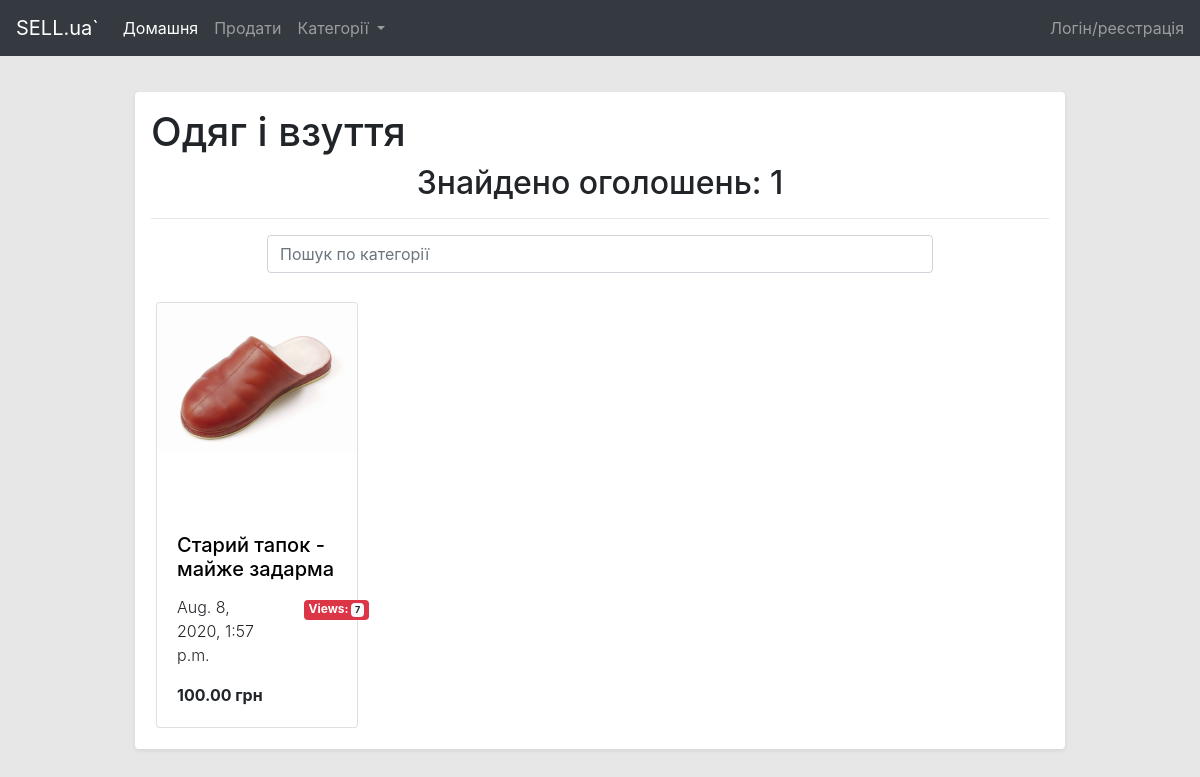
Screenshot of /category/clothes/ with the database file from the repository.
### website/models.py (models this page shows, shortened)
class Category(models.Model):
    name = models.CharField("Назва", max_length=50)
    parent = models.ForeignKey("self", on_delete=models.SET_NULL, null=True, blank=True)
    url = models.SlugField(max_length=50, default='root')
    class Meta:
        verbose_name = "Категорія"
        verbose_name_plural = "Категорії"
    def get_url(self):
        return reverse("category", args=[self.url])

class Advert(models.Model):
    title = models.CharField("Заголовок", max_length=100)
    owner = models.ForeignKey(User, on_delete=models.CASCADE, verbose_name="Власник")
    date_published = models.DateTimeField("Дата публікації", auto_now=True)
    description = models.TextField("Опис", max_length=1000)
    price = models.DecimalField("Ціна", decimal_places=2, max_digits=10)
    is_price_final = models.BooleanField(default=False)
    status = models.ForeignKey(verbose_name="Статус", to=AdvertStatus, on_delete=models.SET_NULL, null=True)
    category = models.ForeignKey(Category, on_delete=models.CASCADE, verbose_name="Категорія")
    views = models.PositiveIntegerField("Перегляди", default=0)
    address = models.ForeignKey(verbose_name="Адреса відправлювача", to=UserAddress, on_delete=models.SET_NULL, null=True, blank=True)
    def get_cover_photo(self):
        all_images = self.advertphoto_set.all()
        if all_images:
            if self.advertphoto_set.filter(is_cover_photo=True):
                return self.advertphoto_set.filter(is_cover_photo=True).get().image.url
            else:
                return self.advertphoto_set.first().image.url
        return ''
    def is_advert_active(self):
        return self.status is not None \
               and self.status.label == "ADVERT_ACTIVE"
    class Meta:
        verbose_name = "Оголошення"
        verbose_name_plural = "Оголошення"

class AdvertPhoto(models.Model):
    advert = models.ForeignKey(Advert, verbose_name="Оголошення", on_delete=models.CASCADE)
    image = models.ImageField(upload_to="images/", verbose_name="Зображення", default='images/default-no-image.img')
    url = models.SlugField
    is_cover_photo = models.BooleanField("Обкладинка", default=False)
    class Meta:
        verbose_name = "Фото оголошення"
        verbose_name_plural = "Фото оголошення"

### website/views.py (the view)
# urls.py: path("category/<slug:url>/", views.CategoryAdvertListView.as_view(), name='category'),
class CategoryAdvertListView(HeaderAwareListView):
    model = Advert
    slug_field = "url"
    template_name = "website/category.html"
    def get_context_data(self, *, object_list=None, **kwargs):
        context_data = super(CategoryAdvertListView, self).get_context_data(object_list=None, kwargs=kwargs)
        context_data['category'] = Category.objects.get(url=self.kwargs["url"])
        return context_data
    def get_queryset(self):
        query_url = self.kwargs["url"]
        if "root" in query_url:
            return AdvertService.get_active_adverts()
        else:
            self_and_descendants = CategoryService.get_category_and_descendants(query_url)
            return AdvertService.get_active_adverts_for_categories(category_list=self_and_descendants)

### website/services.py (called while the page is built)
    @staticmethod
    def get_category_and_descendants(category_url):
        category = Category.objects.get(url=category_url)
        self_and_descendants = CategoryService.__get_all_descendants(category, set())
        self_and_descendants.add(category)
        return self_and_descendants

    @staticmethod
    def __get_all_descendants(category, result_set):
        for category in category.category_set.all():
            result_set.add(category)
            CategoryService.__get_all_descendants(category, result_set)
        return result_set

    @staticmethod
    def get_active_adverts_for_categories(category_list):
            return Advert.objects.filter(category__in=category_list,
                                           status=AdvertService.ADVERT_STATUS_ACTIVE)

### templates/website/category.html
{% extends 'base.html' %}
{% block content %}
<h1> {{ category.name }}</h1>
{% if not advert_list.count %}
<h2 class="text-center">
    На жаль, не вдалось знайти результатів
</h2>
<div class="text-center">
    <span style='font-size:100px;'>&#128550;</span>
</div>
{% else %}
<h2 class="text-center"> Знайдено оголошень: {{advert_list.count}} </h2>
<hr/>
{% endif %}
{% if advert_list.count %}
<div class="row d-flex justify-content-center">
    <div class="active-cyan-4 mb-4 col-md-9">
        <input aria-label="Search" class="form-control" placeholder="Пошук по категорії" type="text">
    </div>
</div>
{% endif %}
{% include 'include/adverts_list.html' with advert_list=advert_list %}
{% endblock content %}

### templates/include/adverts_list.html
<div class="row">
    {% for advert in advert_list %}
    {% if advert.is_advert_active %}
    <div class="col-lg-3 col-md-6 col-sm-6 col-xs-12">
        <div class="card card-spaced w-100 " style="width: 18rem;">
            <div class="card-img-container">
                {% if advert.get_cover_photo %}
                <img alt="..." class="card-img-top" src="{{ advert.get_cover_photo }}">
                {% else %}
                <img alt="..." class="card-img-top" src="/media/images/default-no-image.jpg">
                {% endif %}
            </div>
            <div class="card-body">
                <h5 class="card-title"><a href="/advert/{{advert.pk}}">{{ advert.title }}</a></h5>
                <div class="row">
                    <div class="col-8">
                        <p class="font-weight-light">{{ advert.date_published }}</p>
                    </div>
                    <div class="col-4 text-right">
                        <span class="badge badge-danger">
                            Views: <span class="badge badge-light">{{ advert.views }}</span>
                        </span>
                    </div>
                </div>
                <b>{{advert.price}} грн</b>
            </div>
        </div>
    </div>
    {% endif %}
    {% endfor %}
</div>

### static/css/customstyle.css (style rules this page uses)
.card-img-container { height: 220px; overflow: hidden; }
.card-img-container img { height: auto; width: 100%; }
.card-spaced { margin: 5px 5px; }
.card-body { padding-top: 10px }
.card-title { height: 50px; }
body { background-color: #E7E7E7; }
a { color: black; text-decoration: none; }

### rows the page displays
Category: name "Одяг і взуття"
Advert: get_cover_photo (picture), title "Старий тапок - майже задарма", date_published "Aug. 8, 2020, 1:57 p.m.", views "7", price "100.00"

### other values shown
{{ advert_list.count }} "1"
